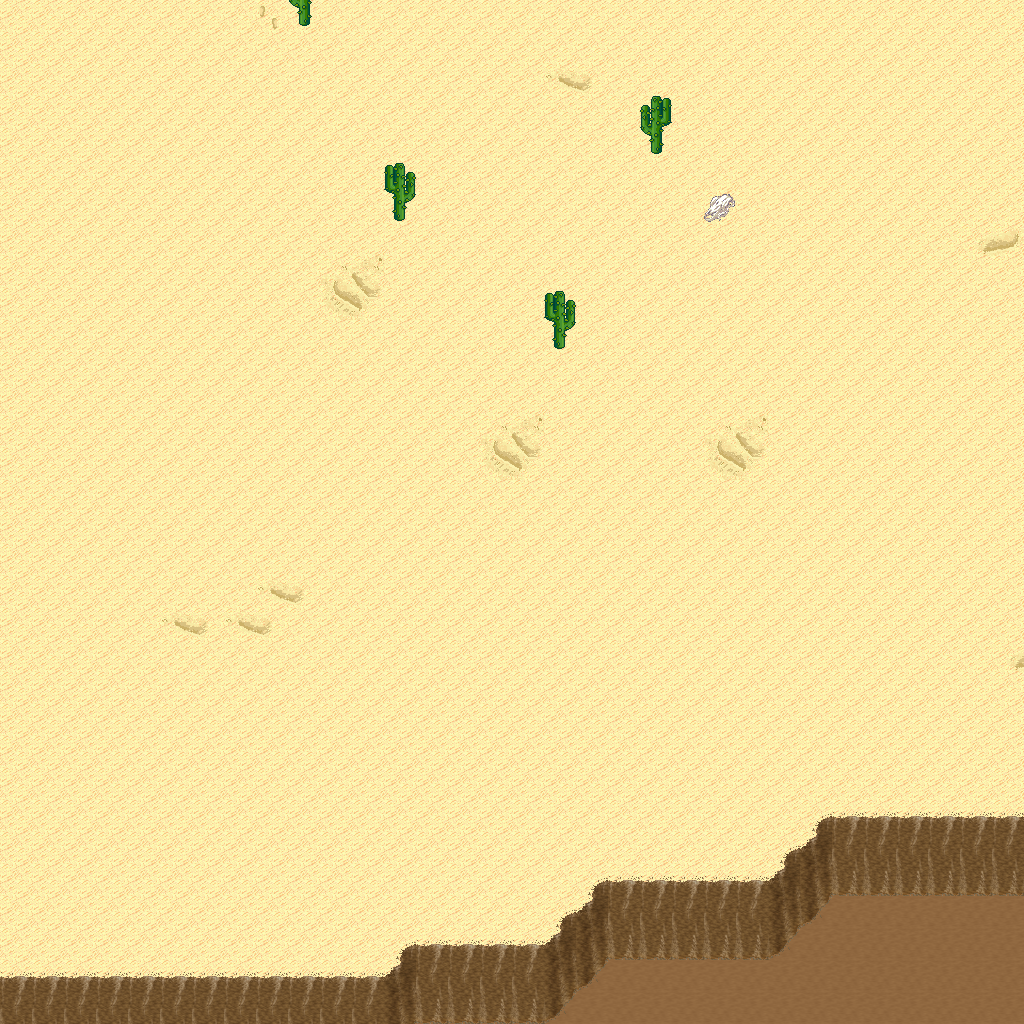

The image is a tile-based game level rendered from a .tmx file. Its description and source (layers, tilesets, objects; grid data summarised) follow:
An orthogonal 32x32 tile map with 32x32 px tiles, 5 tile layers (Ground, Objects, Objects2, Above, ...), 1 hidden layer not drawn, 8 tilesets.

<map version="1.10" tiledversion="1.11.0" orientation="orthogonal" renderorder="right-down" width="32" height="32" tilewidth="32" tileheight="32" infinite="0" nextlayerid="11" nextobjectid="1">
 <tileset firstgid="1" name="logic_collision" tilewidth="32" tileheight="32" tilecount="1" columns="1">
  <image source="../drawable/logic_collision.png" width="32" height="32" />
 </tileset>
 <tileset firstgid="2" name="ground_ground" tilewidth="32" tileheight="32" tilecount="33" columns="3">
  <image source="../drawable/ground_ground.png" width="96" height="352" />
 </tileset>
 <tileset firstgid="35" name="ground_ridge_earth_pale" tilewidth="32" tileheight="32" tilecount="96" columns="12">
  <image source="../drawable/ground_ridge_earth_pale.png" width="384" height="256" />
 </tileset>
 <tileset firstgid="131" name="ground_ridge_earth_dark" tilewidth="32" tileheight="32" tilecount="96" columns="12">
  <image source="../drawable/ground_ridge_earth_dark.png" width="384" height="256" />
 </tileset>
 <tileset firstgid="227" name="terrain_desert" tilewidth="32" tileheight="32" tilecount="88" columns="8">
  <image source="../drawable/terrain_desert.png" width="256" height="352" />
 </tileset>
 <tileset firstgid="315" name="plant_tree_tree_darkgreen" tilewidth="32" tileheight="32" tilecount="88" columns="8">
  <image source="../drawable/plant_tree_tree_darkgreen.png" width="256" height="352" />
 </tileset>
 <tileset firstgid="403" name="ground_sand_2" tilewidth="32" tileheight="32" tilecount="15" columns="5">
  <image source="../drawable/ground_sand_2.png" width="160" height="96" />
 </tileset>
 <tileset firstgid="418" name="plant_cactus_2" tilewidth="32" tileheight="32" tilecount="10" columns="5">
  <image source="../drawable/plant_cactus_2.png" width="160" height="64" />
 </tileset>
 <layer id="1" name="Ground" width="32" height="32">
  <data>[1024 cells, 1024 non-empty, 12 distinct tile ids]</data>
 </layer>
 <layer id="2" name="Objects" width="32" height="32">
  <data>[1024 cells, 92 non-empty, 9 distinct tile ids]</data>
 </layer>
 <layer id="3" name="Objects2" width="32" height="32">
  <data>[1024 cells, 0 non-empty, 0 distinct tile ids]</data>
 </layer>
 <layer id="4" name="Above" width="32" height="32">
  <data>[1024 cells, 3 non-empty, 2 distinct tile ids]</data>
 </layer>
 <layer id="5" name="Above2" width="32" height="32">
  <data>[1024 cells, 0 non-empty, 0 distinct tile ids]</data>
 </layer>
 <layer id="6" name="Walkable" width="32" height="32" visible="0">
  <data>[1024 cells, 57 non-empty, 1 distinct tile ids]</data>
 </layer>
 <objectgroup id="7" name="Mapevents" />
 <objectgroup id="8" name="Spawn" />
 <objectgroup id="9" name="Keys" />
 <objectgroup id="10" name="Replace" />
</map>
